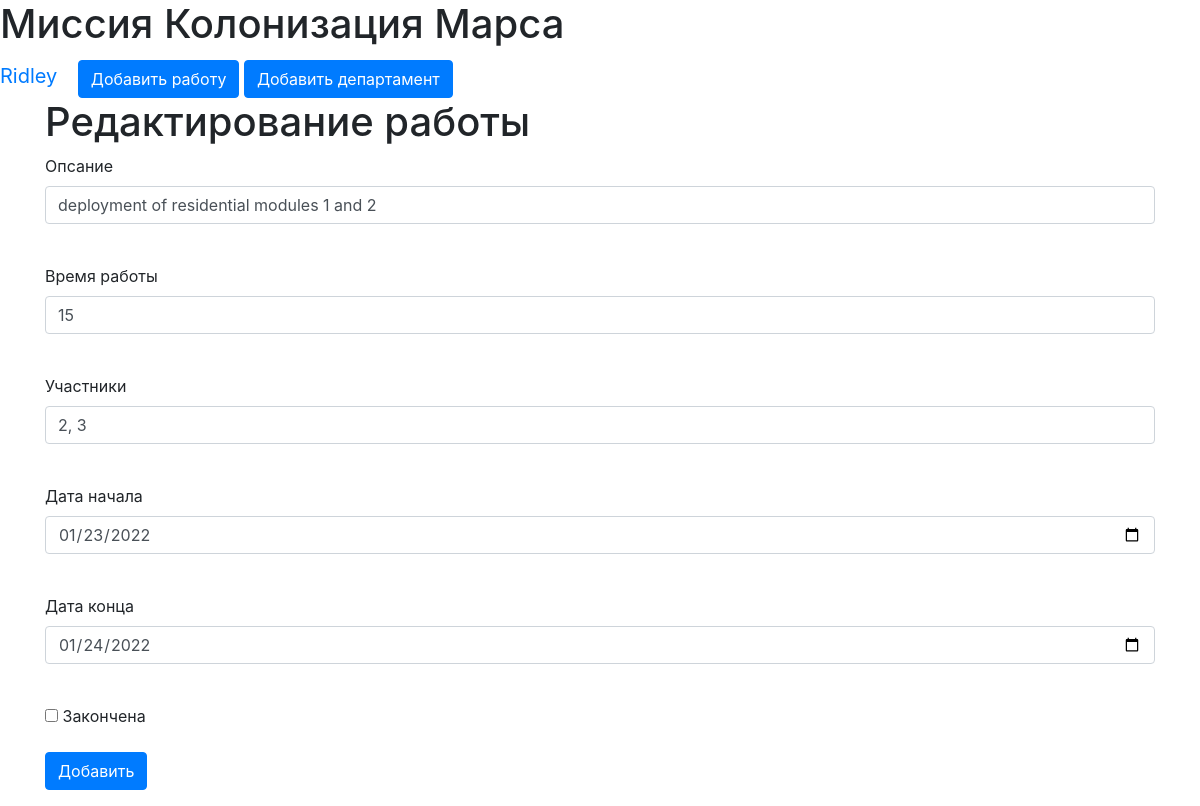
/jobs/1 (signed in), run on the app's committed database.
### data/users.py (models this page shows, shortened)
class User(SqlAlchemyBase, UserMixin, SerializerMixin):
    __tablename__ = 'users'
    id = sqlalchemy.Column(sqlalchemy.Integer,
                           primary_key=True, autoincrement=True)
    surname = sqlalchemy.Column(sqlalchemy.String, nullable=True)
    name = sqlalchemy.Column(sqlalchemy.String, nullable=True)
    age = sqlalchemy.Column(sqlalchemy.Integer, nullable=True)
    position = sqlalchemy.Column(sqlalchemy.String, nullable=True)
    speciality = sqlalchemy.Column(sqlalchemy.String, nullable=True)
    address = sqlalchemy.Column(sqlalchemy.String, nullable=True)
    email = sqlalchemy.Column(sqlalchemy.String,
                              unique=True, nullable=True)
    hashed_password = sqlalchemy.Column(sqlalchemy.String, nullable=True)
    modified_date = sqlalchemy.Column(sqlalchemy.DateTime,
                                      default=datetime.datetime.now)

### data/jobs.py (models this page shows)
class Jobs(SqlAlchemyBase, SerializerMixin):
    __tablename__ = 'jobs'
    id = sqlalchemy.Column(sqlalchemy.Integer,
                           primary_key=True, autoincrement=True)
    job = sqlalchemy.Column(sqlalchemy.String, nullable=True)
    work_size = sqlalchemy.Column(sqlalchemy.Integer)
    collaborators = sqlalchemy.Column(sqlalchemy.String)
    start_date = sqlalchemy.Column(sqlalchemy.DateTime)
    end_date = sqlalchemy.Column(sqlalchemy.DateTime)
    is_finished = sqlalchemy.Column(sqlalchemy.Boolean)
    team_leader = sqlalchemy.Column(sqlalchemy.Integer,
                                    sqlalchemy.ForeignKey("users.id"))
    user = orm.relation('User')
    categories = orm.relation("Category",
                              secondary="association",
                              backref="jobs")

### main.py (the view, shortened to what this page needs)
@app.route('/jobs/<int:id>', methods=['GET', 'POST'])
@login_required
def edit_jobs(id):
    form = JobsForm()
    if request.method == "GET":
        db_sess = db_session.create_session()
        if current_user.id == 1:
            jobs = db_sess.query(Jobs).filter(Jobs.id == id).first()
        else:
            jobs = db_sess.query(Jobs).filter(Jobs.id == id,
                                              current_user.id == Jobs.team_leader
                                              ).first()
        if jobs:
            form.job.data = jobs.job
            form.work_size.data = jobs.work_size
            form.collaborators.data = jobs.collaborators
            form.start_date.data = jobs.start_date
            form.end_date.data = jobs.end_date
            form.is_finished.data = jobs.is_finished
        else:
            abort(404)
    return render_template('add_job.html',
                           title='Редактирование работы',
                           form=form
                           )

### forms/job.py
class JobsForm(FlaskForm):
    job = StringField('Опсание', validators=[DataRequired()])
    work_size = IntegerField('Время работы')
    collaborators = StringField('Участники')
    start_date = DateField('Дата начала', format="%Y-%m-%d")
    end_date = DateField('Дата конца', format="%Y-%m-%d")
    is_finished = BooleanField("Закончена")
    submit = SubmitField('Добавить')

### data/db_session.py (called while the page is built)
def create_session() -> Session:
    global __factory
    return __factory()

### main.py (called while the page is built)
@login_manager.user_loader
def load_user(user_id):
    db_sess = db_session.create_session()
    return db_sess.query(User).get(user_id)

### templates/add_job.html (shortened to what this page needs)
{% extends "base.html" %}
{% block content %}
<h1>{{ title }}</h1>
<form action="" method="post">
    <p>
        {{ form.job.label }}<br>
        {{ form.job(class="form-control") }}<br>
    </p>
    <p>
        {{ form.work_size.label }}<br>
        {{ form.work_size(class="form-control") }}<br>
    </p>
    <p>
        {{ form.collaborators.label }}<br>
        {{ form.collaborators(class="form-control") }}<br>
    </p>
    <p>
        {{ form.start_date.label }}<br>
        {{ form.start_date(class="form-control") }}<br>
    </p>
    <p>
        {{ form.end_date.label }}<br>
        {{ form.end_date(class="form-control") }}<br>
    </p>
    <p>{{ form.is_finished() }} {{ form.is_finished.label }}</p>
    <p>{{ form.submit(type="submit", class="btn btn-primary") }}</p>
</form>
{% endblock %}

### templates/base.html (shortened to what this page needs)
<!DOCTYPE html>
<html lang="en">
<head>
    <link rel="stylesheet"
          href="https://stackpath.bootstrapcdn.com/bootstrap/4.4.1/css/bootstrap.min.css"
>
    <link rel="stylesheet" type="text/css"
          href="{{ url_for('static', filename='css/style.css') }}"/>
</head>
<body>
<h1>Миссия Колонизация Марса</h1>
<nav>
    {% if current_user.is_authenticated %}
    <a class="navbar-brand" href="/logout">{{ current_user.name }}</a>
    {% else %}
    <p>
        <a class="btn btn-primary " href="/register">Зарегистрироваться</a>
        <a class="btn btn-success" href="/login">Войти</a>
    </p>
    {% endif %}
    {% if current_user.is_authenticated %}
    <a href="jobs" class="btn btn-primary">Добавить работу</a>
    <a href="department_add" class="btn btn-primary">Добавить департамент</a>
    {% endif %}
</nav>
<main role="main" class="container">
    {% block content %}{% endblock %}
</main>
</body>
</html>

### data on the page
User: name "Ridley"
Jobs: job "deployment of residential modules 1 and 2", work_size "15", collaborators "2, 3", start_date "01/23/2022", end_date "01/24/2022"

### other printed values
{{ title }} "Редактирование работы"
